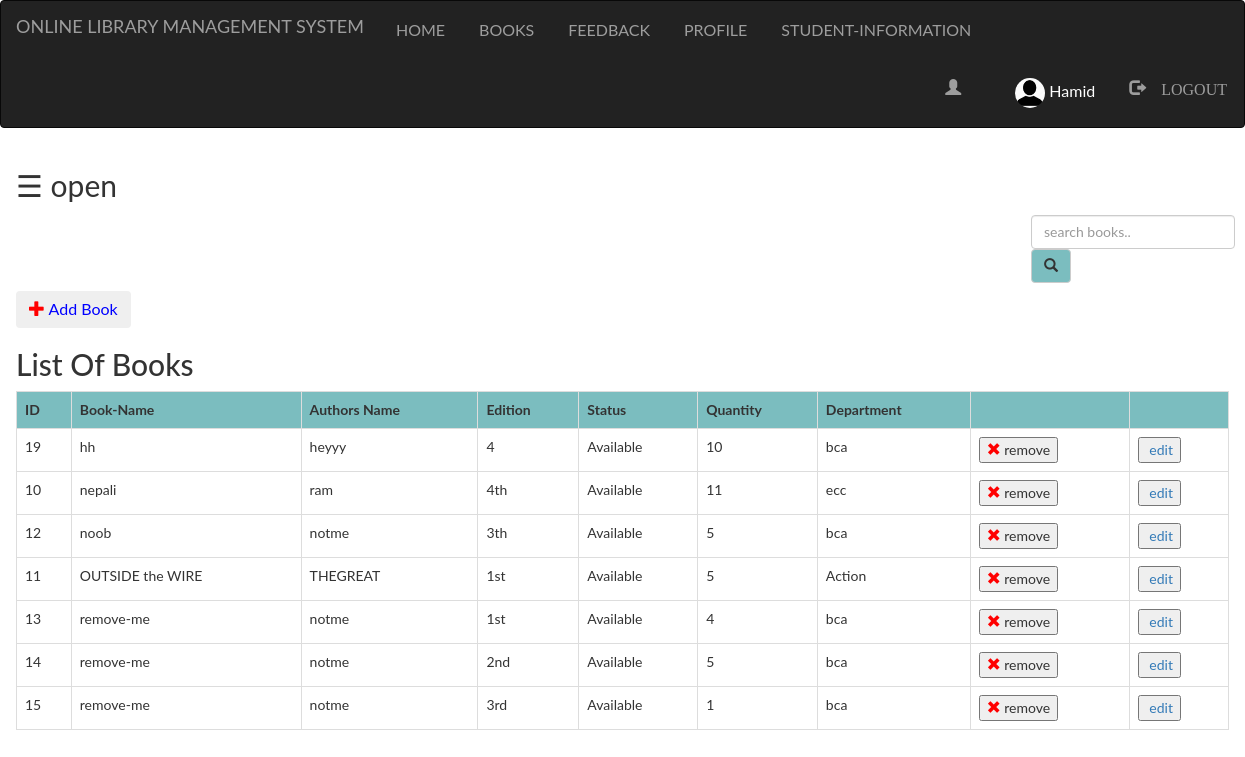
The page /Admin/books.php (signed in) on the database its author committed.
### tables this page shows
CREATE TABLE `books` (
  `bid` int(100) NOT NULL,
  `name` varchar(100) NOT NULL,
  `authors` varchar(100) NOT NULL,
  `edition` varchar(100) NOT NULL,
  `status` varchar(100) NOT NULL,
  `quantity` int(100) NOT NULL,
  `department` varchar(100) NOT NULL,
  `bcount` int(100) NOT NULL
);

### Admin/books.php (the view, shortened to what this page needs)
<?php
  include "navbar.php";
?>
<!DOCTYPE html>
<html>
<head>
</head>
<body>
<div id="main">
  <span style="font-size:30px;cursor:pointer" onclick="openNav()">&#9776; open</span>
	<div class="srch">
		<form class="navbar-form" method="post" name="form1">
				<input class="form-control" type="text" name="search" placeholder="search books.." required="">
				<button style="background-color: #6db6b9e6;" type="submit" name="submit" class="btn btn-default">
					<span class="glyphicon glyphicon-search"></span>
				</button>
 	</form>
	</div>
	<button style="color:blue; font-size: 16px; text-decoraton:none;" class="btn btn-primaray" ><a href="../Admin/add.php">
	<span class="glyphicon glyphicon-plus" style="color:red; " > </a></span> Add Book</button>
	<h2>List Of Books</h2>
	<?php
		if(isset($_POST['submit']))
		{
			$q=mysqli_query($db,"SELECT * from books where name like '%$_POST[search]%' OR authors like '%$_POST[search]%' OR bid like '%$_POST[search]%' OR department like '%$_POST[search]%'");
			if(mysqli_num_rows($q)==0)
			{
				echo "Sorry! No book found. Try searching again.";
			}
			else
			{
		echo "<table class='table table-bordered table-hover' >";
			echo "<tr style='background-color: #6db6b9e6;'>";
				echo "<th>"; echo "ID";	echo "</th>";
				echo "<th>"; echo "Book-Name";  echo "</th>";
				echo "<th>"; echo "Authors Name";  echo "</th>";
				echo "<th>"; echo "Edition";  echo "</th>";
				echo "<th>"; echo "Status";  echo "</th>";
				echo "<th>"; echo "Quantity";  echo "</th>";
				echo "<th>"; echo "Department";  echo "</th>";
				echo "<th>"; echo "";  echo "</th>";
			echo "</tr>";
			while($row=mysqli_fetch_assoc($q))
			{
				echo "<tr>";
				echo "<td>"; echo $row['bid']; echo "</td>";
				echo "<td>"; echo $row['name']; echo "</td>";
				echo "<td>"; echo $row['authors']; echo "</td>";
				echo "<td>"; echo $row['edition']; echo "</td>";
				echo "<td>"; echo $row['status']; echo "</td>";
				echo "<td>"; echo $row['quantity']; echo "</td>";
				echo "<td>"; echo $row['department']; echo "</td>";
				echo "<td>"; echo "<form method='post'><button type='submit' name='submit1' value =" . $row['bid'] ."><i  style=\"color: red;\" class=\"glyphicon glyphicon-remove\"></i> remove</button></form>"; echo "</td>";
				echo "<td>"; echo "<form method='post'><button type='submit' name='submit2' value =" . $row['bid'] ."><i  style=\"color: green;\" class=\"glyphicon glyphicon-edit\"></i> remove</button>
				</form>"; echo "</td>";
				echo "</tr>";
			}
		echo "</table>";
			}
		}
		else
		{
			$res=mysqli_query($db,"SELECT * FROM `books` ORDER BY `books`.`name` ASC;");
		echo "<table class='table table-bordered table-hover'  cellspacing=-115' cellpadding=-110>";
			echo "<tr style='background-color: #6db6b9e6;'>";
				echo "<th>"; echo "ID";	echo "</th>";
				echo "<th>"; echo "Book-Name";  echo "</th>";
				echo "<th>"; echo "Authors Name";  echo "</th>";
				echo "<th>"; echo "Edition";  echo "</th>";
				echo "<th>"; echo "Status";  echo "</th>";
				echo "<th>"; echo "Quantity";  echo "</th>";
				echo "<th>"; echo "Department";  echo "</th>";
				echo "<th>"; echo "";  echo "</th>";
				echo "<th>"; echo "";  echo "</th>";
			echo "</tr>";
			while($row=mysqli_fetch_assoc($res))
			{
				echo "<tr>";
				echo "<td>"; echo $row['bid']; echo "</td>";
				echo "<td>"; echo $row['name']; echo "</td>";
				echo "<td>"; echo $row['authors']; echo "</td>";
				echo "<td>"; echo $row['edition']; echo "</td>";
				echo "<td>"; echo $row['status']; echo "</td>";
				echo "<td>"; echo $row['quantity']; echo "</td>";
				echo "<td>"; echo $row['department']; echo "</td>";
				echo "<td>"; echo "<form method='post'><button type='submit' name='submit1' value =" . $row['bid'] ." ><i  style=\"color: red;\" class=\"glyphicon glyphicon-remove\"></i> remove</button></form>"; echo "</td>";
			echo "<td>"; ?><form method='post'><button type='submit' name='submit2' value =" . $row['bid'] ."><a href ="bookedit.php?id= <?php echo $row['bid'] ?> "><i  style="color: green;" class=glyphicon glyphicon-edit></i> edit</button>
			</form> <?php echo "</td>";
				echo "</tr>";
			}
		echo "</table>";
		}
				?>
</div>
</body>
</html>

### Admin/style.css (style rules this page uses)
html, body, div, span, object, iframe, h1, h2, h3, h4, h5, h6, p, blockquote, pre, abbr, address, cite, code, del, dfn, em, img, ins, kbd, q, samp, small, strong, sub, sup, var, b, i, dl, dt, dd, ol, ul, li, fieldset, form, label, legend, table, caption, tbody, tfoot, thead, tr, th, td, article, aside, canvas, details, figcaption, figure, footer, header, hgroup, menu, nav, section, summary, time, mark, audio, video { margin:0; padding:0; border:0; outline:0; font-size:100%; vertical-align:baseline; background:transparent; }
body { line-height:1; }
a { margin:0; padding:0; font-size:100%; vertical-align:baseline; background:transparent; }
table { border-collapse:collapse; border-spacing:0; }
input, select { vertical-align:middle; }
input { height: 25px; width: 300px; }

### Admin/books.php (style rules this page uses)
.srch { padding-left: 1000px; }
body { font-family: "Lato", sans-serif; transition: background-color .5s; }
#main { transition: margin-left .5s; padding: 16px; }

### rows shown on the page
books: bid "19", name "hh", authors "heyyy", edition "4", status "Available", quantity "10", department "bca"
books: bid "10", name "nepali", authors "ram", edition "4th", status "Available", quantity "11", department "ecc"
books: bid "12", name "noob", authors "notme", edition "3th", status "Available", quantity "5", department "bca"
books: bid "11", name "OUTSIDE the WIRE", authors "THEGREAT", edition "1st", status "Available", quantity "5", department "Action"
books: bid "13", name "remove-me", authors "notme", edition "1st", status "Available", quantity "4", department "bca"
books: bid "14", name "remove-me", authors "notme", edition "2nd", status "Available", quantity "5", department "bca"
books: bid "15", name "remove-me", authors "notme", edition "3rd", status "Available", quantity "1", department "bca"

### other values the page prints
$_SESSION['login_user1'] "Hamid"
